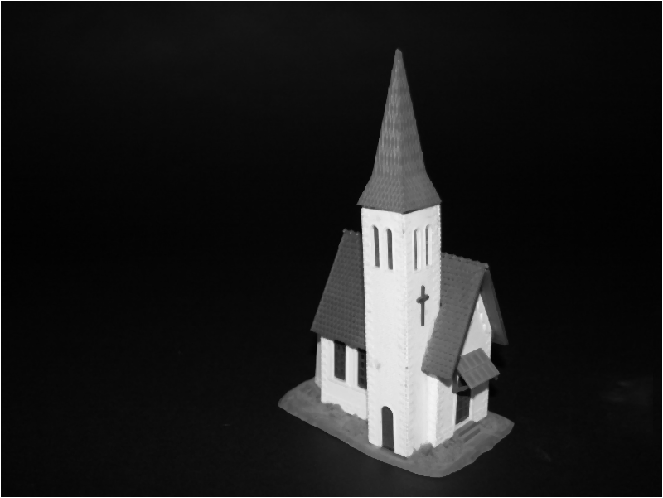
#> input picture a5/resource/church_left.png, 663 x 498 px
$ python corners.py
#> lines starting #> are read from the running program, lines starting #| are printed output that depends on the picture
import numpy as np
import math
import cv2

rotation_angle = 0
scale = 1
gauss_kernel_size = 1
neighborhood_size = 1
threshold = 0.97
dectector_free = 0.04
sobel = 1

resource_img = cv2.imread("resource/church_left.png")
#> resource_img is the input picture: shape (498, 663, 3); min 1, max 255, mean 30.9
img = resource_img

def calc_img():
    global img

    img = resource_img
    img = cv2.GaussianBlur(img,(gauss_kernel_size,gauss_kernel_size),0)

    rot_matrix = cv2.getRotationMatrix2D(tuple(np.array(img.shape[1::-1])//2),rotation_angle,scale)
    img = cv2.warpAffine(img,rot_matrix,img.shape[1::-1], flags=cv2.INTER_LINEAR)

    harr_img = calc_harr_coner(img)
    harr_img = cv2.cvtColor(harr_img,cv2.COLOR_BGR2GRAY)

    brightPoints = np.where(harr_img >= threshold)

    for point in zip(*brightPoints[::-1]):
        cv2.circle(img, point, 2, (200,0,0), 1)

    cv2.imshow("cornes",img)
    cv2.imwrite("out/test.jpg",img)

def calc_harr_coner_gray(img):
    return cv2.cornerHarris(img,neighborhood_size,sobel,dectector_free)

def calc_harr_coner(img):
    b , g, r = cv2.split(img)

    b = calc_harr_coner_gray(b)
    g = calc_harr_coner_gray(g)
    r = calc_harr_coner_gray(r)

    return cv2.merge((b,g,r))

def on_slider_gaus_kernel_size(val):
    global gauss_kernel_size
    gauss_kernel_size = val

    if val % 2 == 0:
        gauss_kernel_size += 1

    calc_img()

def on_slider_neighborhood_size(val):
    global neighborhood_size
    neighborhood_size = val
    calc_img()

def on_slider_threshold(val):
    global threshold
    threshold = val/100
    calc_img()


def on_slider_dectector_free(val):
    global dectector_free
    dectector_free = val/100 * 0.02 + 0.04
    calc_img()

def on_slider_sobel(val):
    global sobel
    sobel = val

    if val % 2 == 0:
        sobel += 1

    calc_img()

def on_slider_scale(val):
    global scale
    scale = val/100
    calc_img()

def on_slider_rotate(val):
    global rotation_angle
    rotation_angle = val
    calc_img()

if __name__ == "__main__":

    #load img

    cv2.namedWindow("cornes",cv2.WINDOW_GUI_NORMAL)

    cv2.createTrackbar("rotation angle","cornes",0,360,on_slider_rotate)
#> slider 'rotation angle' is set to 100
    cv2.createTrackbar("scale angle","cornes",100,200,on_slider_scale)
    cv2.createTrackbar("gauss kernel","cornes",1,100,on_slider_gaus_kernel_size)
    cv2.createTrackbar("neighborhood size","cornes",1,100,on_slider_neighborhood_size)
    cv2.createTrackbar("sobel","cornes",1,31,on_slider_sobel)
    cv2.createTrackbar("threshold in %","cornes",97,100,on_slider_threshold)
    cv2.createTrackbar("dectector free (0 => 0.4 , 100 => 0.6)","cornes",0,100,on_slider_dectector_free)
#> slider 'dectector free (0 => 0.4 , 100' is set to 33

    img = calc_img()
#> in calc_img, `brightPoints = np.where(harr_img >= threshold)`: brightPoints = (empty array, empty array)
    cv2.waitKey(0)
#> in calc_img (call 2), `rot_matrix = cv2.getRotationMatrix2D(tuple(np.array(img.shape[1::-1])/..`: rot_matrix = [[-0.174, 0.985, 143.3], [-0.985, -0.174, 618.2]]
#> in calc_img (call 2), `img = cv2.warpAffine(img,rot_matrix,img.shape[1::-1], flags=cv2.INTER_..`:
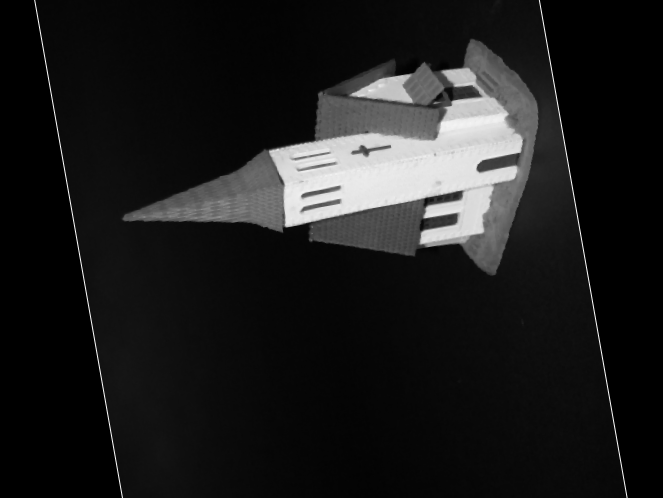
#> img: shape (498, 663, 3); min 0, max 255, mean 28.3
#> in calc_harr_coner_gray (call 4), `return cv2.cornerHarris(img,neighborhood_size,sobel,dectector_free)`:
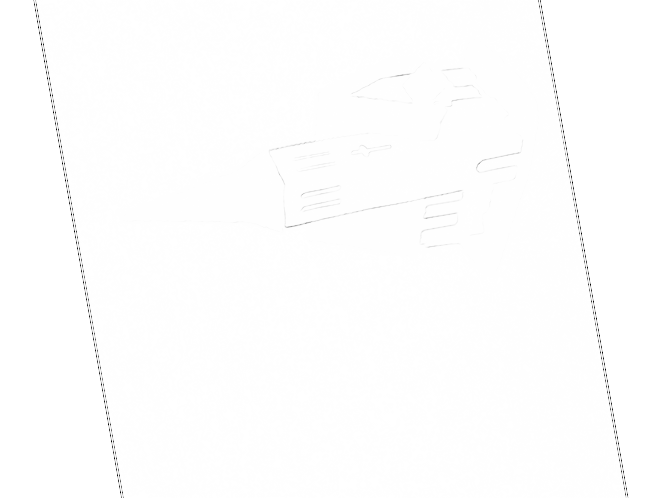
#> returned value: shape (498, 663) float32; min -0.044, max 0, mean -0.000123; drawn with min black and max white

$ run again, with a5/resource/church_right.png copied over a5/resource/church_left.png
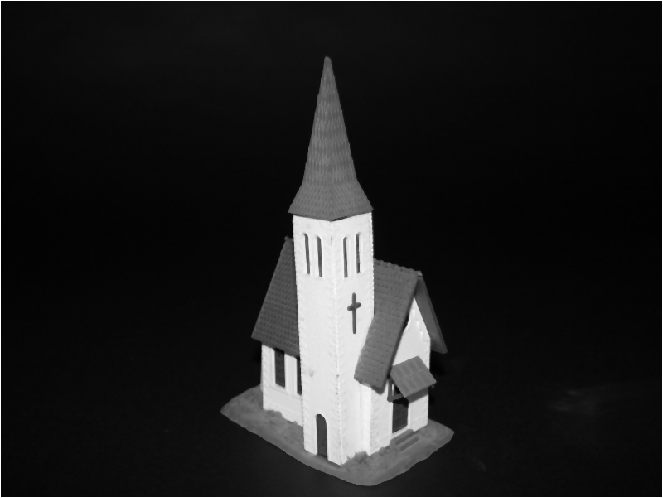
#> input picture a5/resource/church_right.png, 663 x 498 px
#> resource_img is the input picture: shape (498, 663, 3); min 1, max 255, mean 31.2
#> brightPoints = (empty array, empty array)
#> rot_matrix = [[-0.174, 0.985, 143.3], [-0.985, -0.174, 618.2]]
#> in calc_img (call 2), `img = cv2.warpAffine(img,rot_matrix,img.shape[1::-1], flags=cv2.INTER_..`:
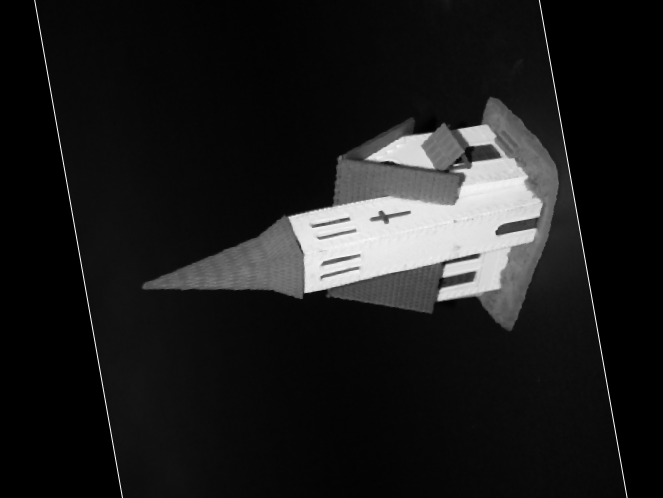
#> img: shape (498, 663, 3); min 0, max 255, mean 28.6
